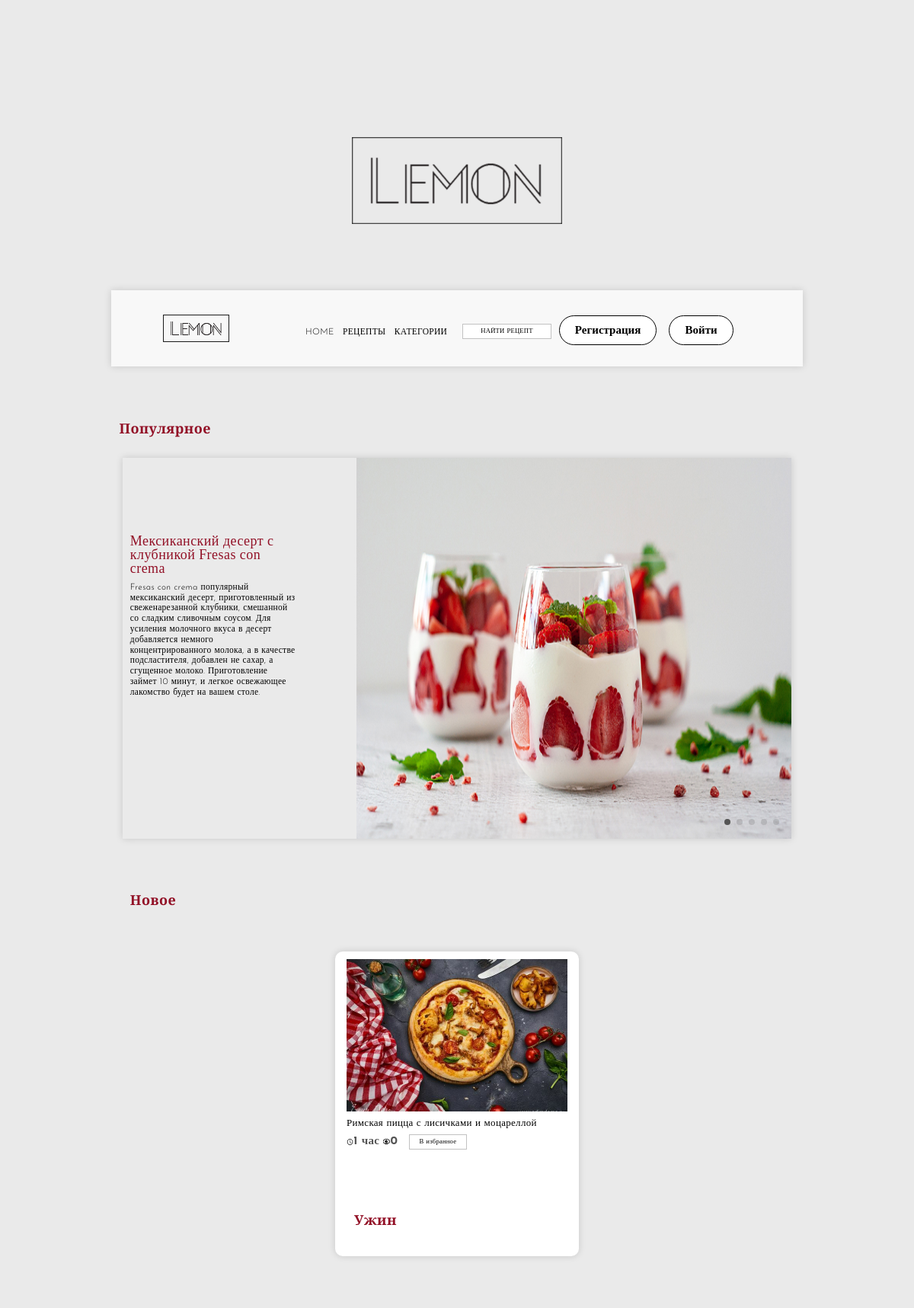
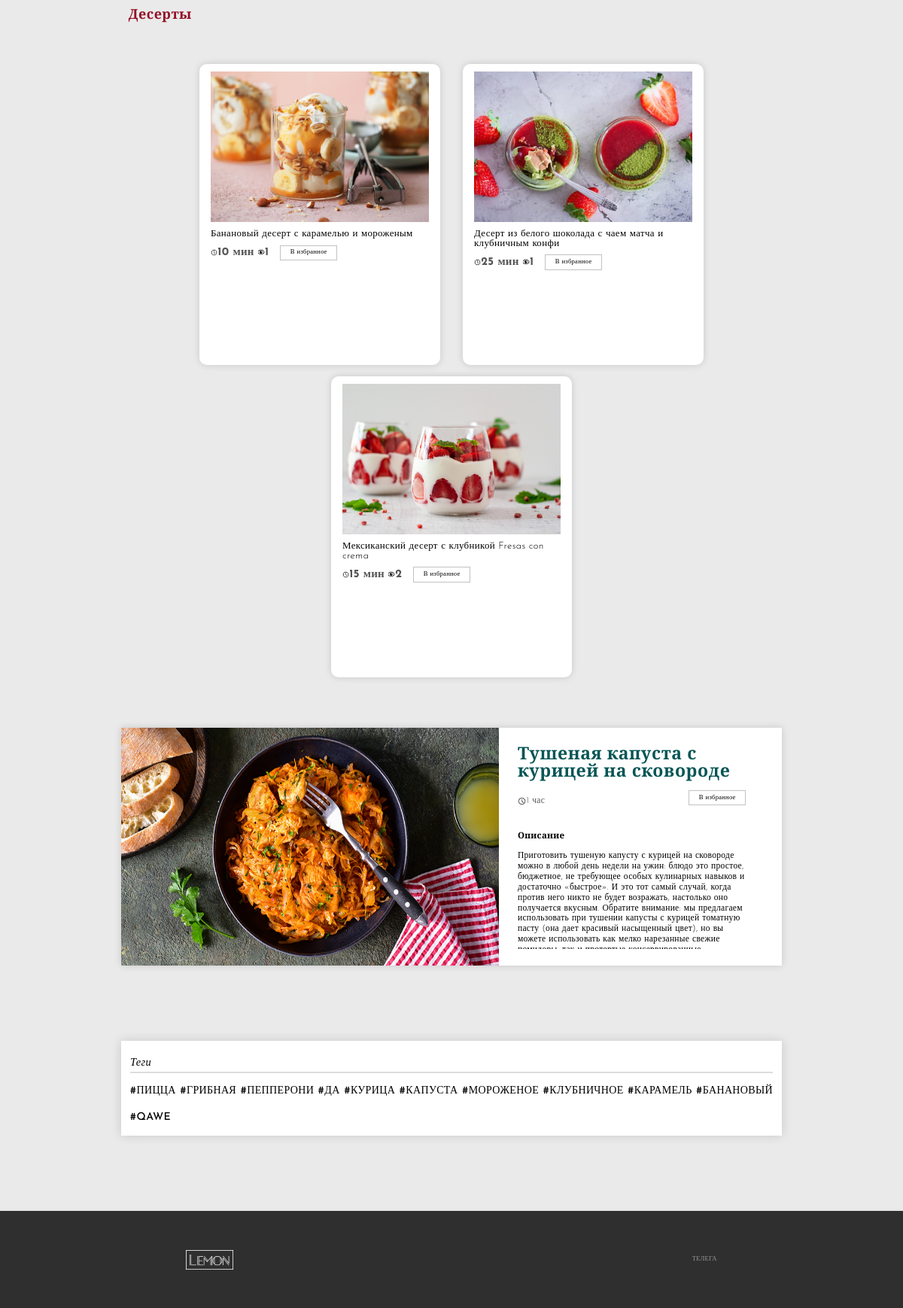
Page /tags/pizza/ on the committed database (2 pictures, top to bottom).
### food/models.py (models this page shows, shortened)
class Post(models.Model):
    author = models.ForeignKey(User, verbose_name='Автор', on_delete=models.CASCADE, related_name='post_author')
    title = models.CharField(verbose_name='Название', max_length=155)
    description = models.TextField(verbose_name='Описание')
    image = models.ImageField(verbose_name='Изображение', upload_to='post/')
    ingredients = RichTextField()
    date_create = models.DateTimeField(verbose_name='Дата создания', auto_now_add=True)
    time_preparing = models.CharField(verbose_name='Время приготовления', max_length=10)
    tags = models.ManyToManyField(Tags, related_name='post_tags', blank=True)
    views = models.ManyToManyField(User, verbose_name='post_views', blank=True, related_name='post_views')
    favorite = models.ManyToManyField(User, verbose_name='Добавившие в избранное', blank=True, related_name='favorite_posts')
    category = models.ForeignKey(Category, verbose_name='Категория', related_name='post_category', on_delete=models.CASCADE)
    slug = models.SlugField(verbose_name='URL')
    def get_absolute_url(self):
        return reverse('detail_food', kwargs={'food_slug': self.slug})
    def total_views(self):
        return self.views.count()
    class Meta:
        verbose_name = 'Пост'
        verbose_name_plural = 'Посты'
        ordering = ('-date_create',)

class Category(models.Model):
    name = models.CharField(verbose_name='Название', max_length=30)
    image = models.ImageField(verbose_name='Изображение', upload_to='category/')
    is_main = models.BooleanField(verbose_name='На главной', default=False)
    slug = models.SlugField(verbose_name='URL')
    class Meta:
        verbose_name = 'Категория'
        verbose_name_plural = 'Категории'

class SeasonPost(Post):
    season_list = (
        ('Summer', 'Лето'),
        ('Winter', 'Зима'),
        ('Spring', 'Весна'),
        ('Autumn', 'Осень')
    )
    season = models.CharField(verbose_name='Сезон', choices=season_list, max_length=9)
    class Meta:
        verbose_name = 'Сезонный пост'
        verbose_name_plural = 'Сезонные посты'

class Tags(models.Model):
    name = models.CharField(verbose_name='Тег', max_length=20)
    slug = models.SlugField(verbose_name='URL')
    class Meta:
        verbose_name = 'Тег'
        verbose_name_plural = 'Теги'

### food/views.py (the view)
# urls.py: path('', views.HomeView.as_view(), name='home'),
class HomeView(ListView):
    model = Post
    template_name = 'food/index.html'
    context_object_name = 'posts'
    paginate_by = 6
    def get_context_data(self, **kwargs):
        context = super().get_context_data(**kwargs)
        context['tags'] = Tags.objects.all()
        context['seasons'] = SeasonPost.objects.all()
        context['categories'] = Category.objects.filter(is_main=True)
        return context
    def get_queryset(self):
        if self.kwargs.get('tags_slug'):
            post = Post.objects.order_by('?').filter(tags__slug=self.kwargs.get('tags_slug')).order_by('-date_create').select_related('category').prefetch_related('views')
        elif 'name' in self.request.GET:
            post = Post.objects.filter(
                Q(title__in=self.request.GET.getlist('name')) | (Q(title__iregex=self.request.GET.get('name')))).select_related('category').prefetch_related('views')
        else:
            post = Post.objects.order_by('-date_create').select_related('category').prefetch_related('views')
        return post

### food/templatetags/index_tags.py (called while the page is built)
@register.simple_tag()
def get_favorite_posts():
    return Post.objects.annotate(num_likes=Count('views')).order_by('-num_likes')[:5]

@register.simple_tag()
def get_category():
    return Category.objects.all()[:4]

### templates/food/index.html (shortened to what this page needs)
{% extends 'base.html' %}
{% load index_tags %}
{% load static %}
{% block content %}
    {% get_favorite_posts as favorite_posts %}
    <div class="container">
        <h2 class="my__h2">Популярное</h2>
        <section class="slider">
            <div class="container">
                <div class="slider__swiper">
                    <div class="swiper-container swiper1">
                        <div class="swiper-wrapper">
                            {% for post in favorite_posts %}
                                <div class="swiper-slide sp">
                                    <img class="post__favorite__image" src="{{ post.image.url }}" alt="">
                                    <h2 class="title__post">
                                        <a style="color: #921026;" href="{{ post.get_absolute_url }}">
                                            {{ post.title }}
                                        </a>
                                    </h2>
                                    <p class="text__post">
                                        {{ post.description|truncatewords:50 }}
                                    </p>
                                </div>
                            {% endfor %}
                        </div>
                        <div class="swiper-pagination"></div>
                    </div>
                </div>
            </div>
        </section>
        <section class="triple">
            <div class="container">
                <h2 class="my__h2">Новое</h2>
                <div class="triple__row">
                    {% for post in posts %}
                        <div class="triple__column">
                            <div class="triple__item">
                                <a href="{{ post.get_absolute_url }}"><img class="triple__img3"
                                                                           src="{{ post.image.url }}"></a>
                                <a class="triple__title title__text"
                                   href="{{ post.get_absolute_url }}">{{ post.title }}</a>
                                <div class="triple__info">
                                    <div class="triple__info-clock">
                                        <img src="{% static 'img/clock_hour_minute_second_time_timer_watch_icon_123193.png' %}"
                                             alt="">
                                    </div>
                                    <span class="span__text">{{ post.time_preparing }}</span>
                                    <div class="triple__info-glazok">
                                        <img src="{% static 'img/seo-social-web-network-internet_232_icon-icons.com_61542 (1).png' %}"
                                             alt="">
                                    </div>
                                    <span class="span__text">{{ post.total_views }}</span>
                                    <div class="overflow__right">
                                        <a href="{% url 'favorite_post' pk=post.id %}" class="overflow__right_button">
                                            <span>В избранное</span>
                                        </a>
                                    </div>
                                </div>
                            </div>
                            <span class="post__category my__h2">{{ post.category.name }}</span>
                        </div>
                    {% endfor %}
                </div>
            </div>
        </section>
        {% for category in categories %}
            <section class="triple">
                <div class="container">
                    <a href="{% url 'category' category_slug=category.slug %}"><h2 class="my__h2">{{ category.name }}</h2></a>
                    <div class="triple__row">
                        {% for post in category.post_category.all %}
                            {% if not forloop.counter == 4 %}
                                <div class="triple__column">
                                    <div class="triple__item">
                                        <a href="{{ post.get_absolute_url }}"><img class="triple__img3"
                                                                                   src="{{ post.image.url }}"></a>
                                        <a class="triple__title title__text"
                                           href="{{ post.get_absolute_url }}">{{ post.title }}</a>
                                        <div class="triple__info">
                                            <div class="triple__info-clock">
                                                <img src="{% static 'img/clock_hour_minute_second_time_timer_watch_icon_123193.png' %}"
                                                     alt="">
                                            </div>
                                            <span class="span__text">{{ post.time_preparing }}</span>
                                            <div class="triple__info-glazok">
                                                <img src="{% static 'img/seo-social-web-network-internet_232_icon-icons.com_61542 (1).png' %}"
                                                     alt="">
                                            </div>
                                            <span class="span__text">{{ post.total_views }}</span>
                                            <div class="overflow__right">
                                                <a href="{% url 'favorite_post' pk=post.id %}"
                                                   class="overflow__right_button">
                                                    <span>В избранное</span>
                                                </a>
                                            </div>
                                        </div>
                                    </div>
                                </div>
                            {% endif %}
                        {% endfor %}
                    </div>
                </div>
            </section>
        {% endfor %}
        <section class="overflow">
            <div class="container">
                {% for season in seasons %}
                    <div class="overflow__row">
                        <div class="overflow__column">
                            <img class="season__image" src="{{ season.image.url }}" alt="">
                        </div>
                        <div class="overflow__column">
                            <div class="overflow__item">
                                <a href="{{ season.get_absolute_url }}"><h3 class="overflow__title">{{ season.title }}</h3></a>
                                <div class="overflow__info">
                                    <div class="overflow__left">
                                        <div class="overflow__left_clock">
                                            <img src="{% static 'img/clock_hour_minute_second_time_timer_watch_icon_123193.png' %}"
                                                 alt="">
                                        </div>
                                        <span>{{ season.time_preparing }}</span>
                                    </div>
                                    <div class="overflow__right">
                                        <a href="{% url 'favorite_post' pk=season.id %}" class="overflow__right_button">
                                            <span>В избранное</span>
                                        </a>
                                    </div>
                                </div>
                                <div class="overflow__text">
                                    <h4>Описание</h4>
                                    <p>
                                        {{ season.description }}
                                    </p>
                                </div>
                            </div>
                        </div>
                    </div>
                {% endfor %}
            </div>
        </section>
        <section class="news">
            <div class="container">
                <article class="tags">
                    <div class="blockname-2">Теги</div>
                    <div class="tags__text">
                        {% for tag in tags %}
                            <a class="tags__text" href="{% url 'tags_home' tag.slug %}">#{{ tag.name }}</a>
                        {% endfor %}
                    </div>
                </article>
            </div>
        </section>
    </div>
{% endblock %}

### rows in the picture
Post: image (picture), title "Мексиканский десерт с клубникой Fresas con crema", description "Fresas con crema популярный мексиканский десерт, приготовленный из свеженарезанной клубники, смешанной со сладким сливочным соусом. Для усиления молочного вкуса в десерт добавляется немного концентрированного молока, а в качестве подсластителя, добавлен не сахар, а сгущенное молоко. Приготовление займет 10 минут, и легкое освежающее лакомство будет на вашем столе.", time_preparing "15 мин", total_views "2"
Post: image (picture), title "Римская пицца с лисичками и моцареллой", time_preparing "1 час", total_views "0", category.name "Ужин"
Category: name "Десерты"
Post: image (picture), title "Банановый десерт с карамелью и мороженым", time_preparing "10 мин", total_views "1"
Post: image (picture), title "Десерт из белого шоколада с чаем матча и клубничным конфи", time_preparing "25 мин", total_views "1"
SeasonPost: image (picture), title "Тушеная капуста с курицей на сковороде", time_preparing "1 час", description "Приготовить тушеную капусту с курицей на сковороде можно в любой день недели на ужин: блюдо это простое, бюджетное, не требующее особых кулинарных навыков и достаточно «быстрое». И это тот самый случай, когда против него никто не будет возражать, настолько оно получается вкусным. Обратите внимание: мы предлагаем использовать при тушении капусты с курицей томатную пасту (она дает красивый насыщенный цвет), но вы можете использовать как мелко нарезанные свежие…"
Tags: name "ПИЦЦА"
Tags: name "ГРИБНАЯ"
Tags: name "ПЕППЕРОНИ"
Tags: name "ДА"
Tags: name "КУРИЦА"
Tags: name "КАПУСТА"
Tags: name "МОРОЖЕНОЕ"
Tags: name "КЛУБНИЧНОЕ"
Tags: name "КАРАМЕЛЬ"
Tags: name "БАНАНОВЫЙ"
Tags: name "QAWE"
